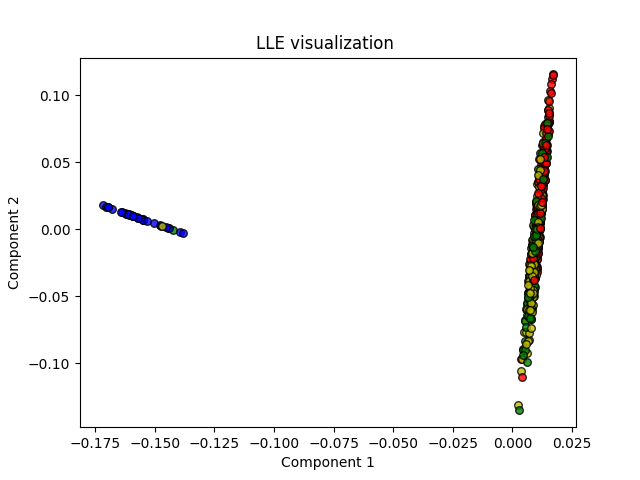

Source code (Python):
# Task 4 Step 2

import pandas as pd
import matplotlib.pyplot as plt
from sklearn.manifold import LocallyLinearEmbedding

original_data = pd.read_excel("Coursework/CW_Data.xlsx")
cleaned_data= original_data.drop(['Index','Programme','Q2', 'Q5', 'Q3', 'Q1', 'Gender'], axis="columns")
cleaned_np = cleaned_data.to_numpy()
mean = cleaned_np.mean(axis=0)
std = cleaned_np.std(axis=0)
cleaned_np = (cleaned_np-mean)/std

lle =LocallyLinearEmbedding(n_components=2,n_neighbors=16, random_state=128)
transform_X= lle.fit_transform(cleaned_np)

colors = ['r', 'g', 'b', 'y']
for i in range(len(original_data)):
    programme = int(original_data.iloc[i]['Programme']) -1 
    plt.scatter(transform_X[i, 0], transform_X[i, 1],  c=colors[programme], marker='o', edgecolor='k', s=30, alpha=0.8)

plt.xlabel('Component 1')
plt.ylabel('Component 2')
plt.title('LLE visualization ')
plt.show()
